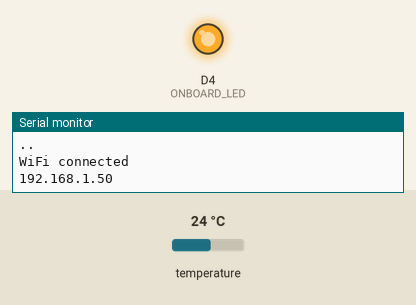
This sketch was run on a simulated ESP8266 (Wemos D1 mini). On the bench: output pins drawn as LEDs (lit = HIGH), the last lines printed to the serial monitor. The test bench sets the inputs (shaded band); at power-on: temperature 24 °C. WiFi joins after 1.5 s; servers stay silent unless stated.

Above: at 2.9 s.
At 65.3 s:
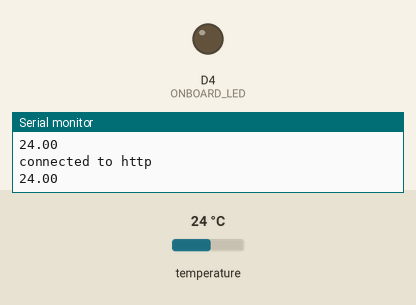
Timing chart, 0 to 82.3 s (numbered marks = the images above):
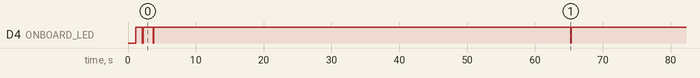

The sketch:

ds18b20_remote.ino
```cpp
#include <ESP8266WiFi.h>
#include <DallasTemperature.h>
#include <OneWire.h>

// lolin wemos d1 mini clone
#define ONE_WIRE_BUS 14
#define ONBOARD_LED  D4

const char ssid[] = "mynetwork";
const char password[] = "mypassword";
const char servername[] = "www.myserver.domain";

// poll temperature every 60 sec
int refresh = 60;

OneWire oneWire(ONE_WIRE_BUS);
DallasTemperature sensors(&oneWire);

void blink_led()
{
    // on d1 mini HIGH and LOW are swapped for some reason
    pinMode(ONBOARD_LED, OUTPUT);
    delay(500);
    digitalWrite(ONBOARD_LED,LOW);
    delay(100);
    digitalWrite(ONBOARD_LED,HIGH);
}

void setup()
{
  Serial.begin(115200);
  delay(10);

  WiFi.softAPdisconnect (true);

  Serial.print("Connecting to ");
  Serial.println(ssid);

  WiFi.begin(ssid, password);

  while (WiFi.status() != WL_CONNECTED)
  {
    delay(500);
    blink_led();
    Serial.print(".");
  }
  Serial.println("");
  Serial.println("WiFi connected");

  Serial.println(WiFi.localIP());
  sensors.begin();
}

void loop()
{
  sensors.requestTemperatures();
  double celsius = sensors.getTempCByIndex(0);
  Serial.println(celsius);

  WiFiClient httpclient;
  if (httpclient.connect(servername, 80))
  {
      blink_led();

      Serial.println("connected to http");
      httpclient.print("GET /receive.php?sensor=ds&temp=");
      httpclient.print(celsius);
      httpclient.println(" HTTP/1.1");
      httpclient.println("Host: www.myserver.domain");
      httpclient.println("User-Agent: arduino-robot/1.0");
      httpclient.println();
  }

  delay(refresh * 1000);
}
```

Measured:
- by itself, D4 (ONBOARD_LED): HIGH → LOW at 2.1 s, → HIGH 0.10 s later, → LOW 1.5 s later, → HIGH 0.10 s later, … (8 changes in this stretch)
